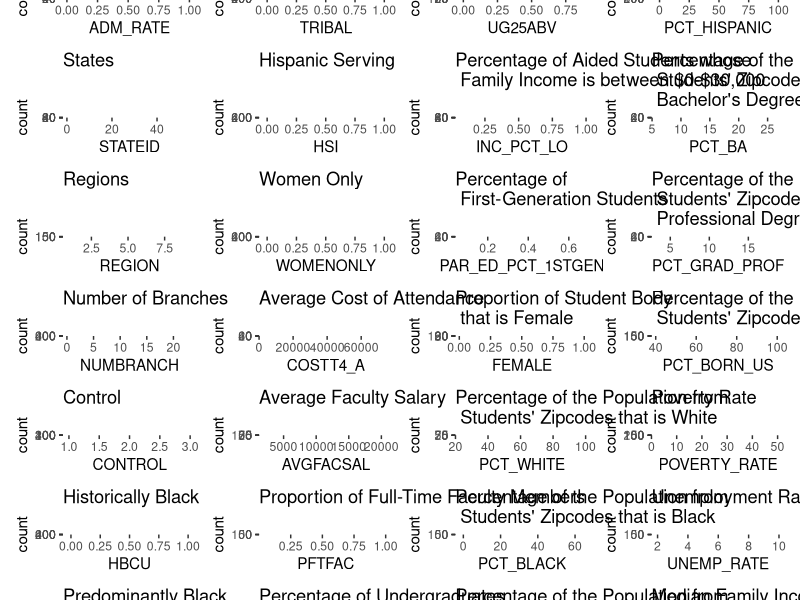
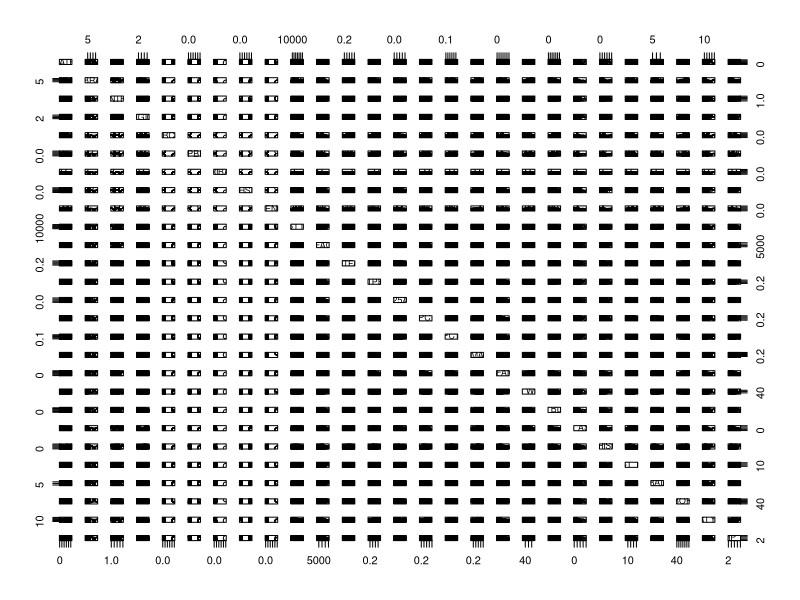
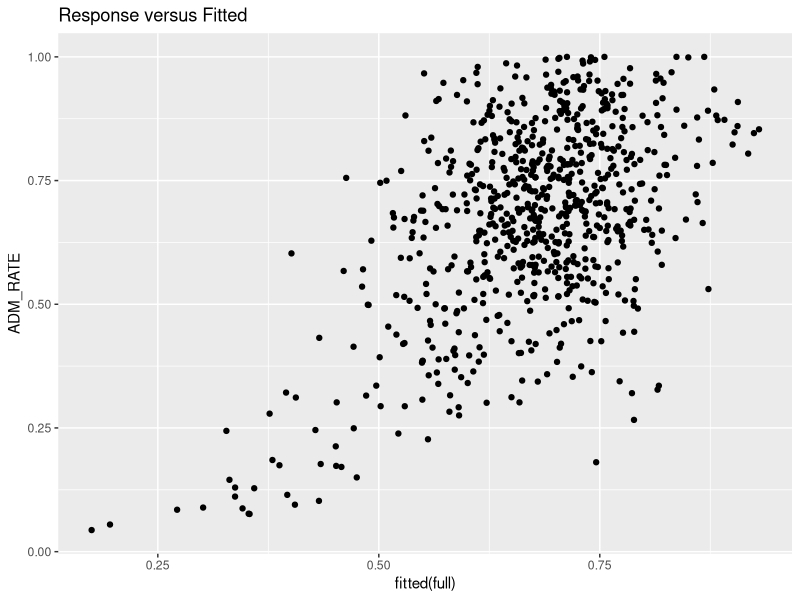
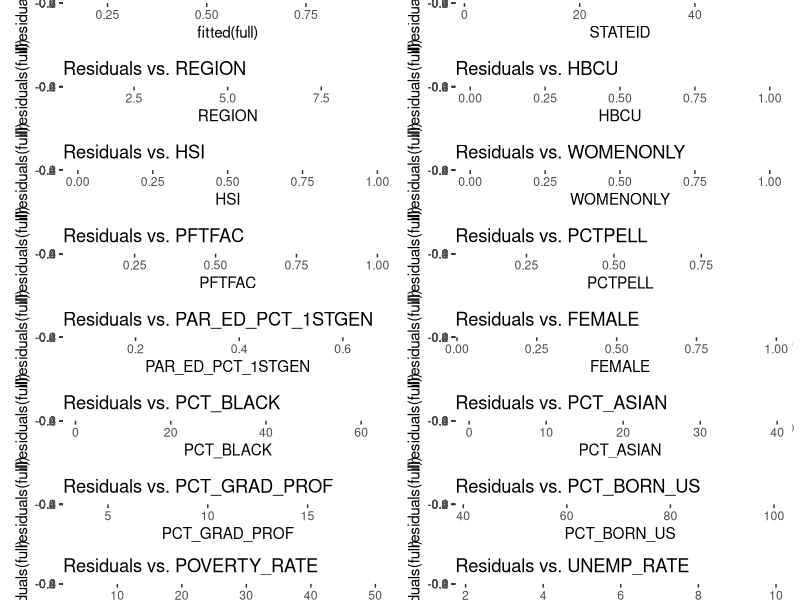
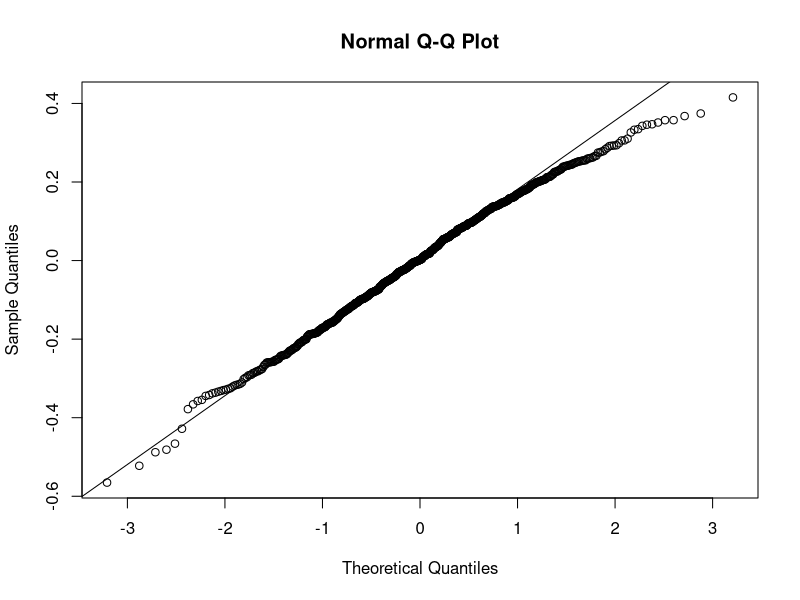

Reproduce these figures in R, in order. (Note: this script raises an error after producing the figures.)
library("tidyverse")
library("patchwork")
library("car")

setTimeLimit(cpu = Inf, elapsed = Inf, transient = FALSE)
setSessionTimeLimit(cpu = Inf, elapsed = Inf)

df <- read.csv("VPdataset.csv")

df <- transform(df, STATEID = as.numeric(factor(STABBR)))
df <- df[, !(names(df) %in% c("UNITID", "INSTNM", "STABBR"))]
df <- df %>% relocate(STATEID)
df <- df %>% relocate(ADM_RATE)

hist1 <- ggplot(df, aes(x = ADM_RATE)) + geom_histogram() + ggtitle("Admission Rate")
hist2 <- ggplot(df, aes(x = STATEID)) + geom_histogram() + ggtitle("States")
hist3 <- ggplot(df, aes(x = REGION)) + geom_histogram() + ggtitle("Regions")
hist4 <- ggplot(df, aes(x = NUMBRANCH)) + geom_histogram() + ggtitle("Number of Branches") 
hist5 <- ggplot(df, aes(x = CONTROL)) + geom_histogram() + ggtitle("Control") 
hist6 <- ggplot(df, aes(x = HBCU)) + geom_histogram() + ggtitle("Historically Black")
hist7 <- ggplot(df, aes(x = PBI)) + geom_histogram() + ggtitle("Predominantly Black")
hist8 <- ggplot(df, aes(x = TRIBAL)) + geom_histogram() + ggtitle("Tribal")
hist9 <- ggplot(df, aes(x = HSI)) + geom_histogram() + ggtitle("Hispanic Serving")
hist10 <- ggplot(df, aes(x = WOMENONLY)) + geom_histogram() + ggtitle("Women Only")
hist11 <- ggplot(df, aes(x = COSTT4_A)) + geom_histogram() + ggtitle("Average Cost of Attendance")
hist12 <- ggplot(df, aes(x = AVGFACSAL)) + geom_histogram() + ggtitle("Average Faculty Salary")
hist13 <- ggplot(df, aes(x = PFTFAC)) + geom_histogram() + ggtitle("Proportion of Full-Time Faculty Members")
hist14 <- ggplot(df, aes(x = PCTPELL)) + geom_histogram() + ggtitle("Percentage of Undergraduates \n Receiving Pell Grant")
hist15 <- ggplot(df, aes(x = UG25ABV)) + geom_histogram() + ggtitle("Percentage of Undergraduates \n Aged 25+")
hist16 <- ggplot(df, aes(x = INC_PCT_LO)) + geom_histogram() + ggtitle("Percentage of Aided Students whose \n Family Income is between $0-$30,000")
hist17 <- ggplot(df, aes(x = PAR_ED_PCT_1STGEN)) + geom_histogram() + ggtitle("Percentage of \n First-Generation Students")
hist18 <- ggplot(df, aes(x = FEMALE)) + geom_histogram() + ggtitle("Proportion of Student Body \n that is Female")
hist19 <- ggplot(df, aes(x = PCT_WHITE)) + geom_histogram() + ggtitle("Percentage of the Population from \n Students' Zipcodes that is White")
hist20 <- ggplot(df, aes(x = PCT_BLACK)) + geom_histogram() + ggtitle("Percentage of the Population from \n Students' Zipcodes that is Black")
hist21 <- ggplot(df, aes(x = PCT_ASIAN)) + geom_histogram() + ggtitle("Percentage of the Population from \n Students' Zipcodes that is Asian")
hist22 <- ggplot(df, aes(x = PCT_HISPANIC)) + geom_histogram() + ggtitle("Percentage of the Population from \n Students' Zipcodes that is Hispanic")
hist23 <- ggplot(df, aes(x = PCT_BA)) + geom_histogram() + ggtitle("Percentage of the Population from \n Students' Zipcodes with a \n Bachelor's Degree over the Age 25")
hist24 <- ggplot(df, aes(x = PCT_GRAD_PROF)) + geom_histogram() + ggtitle("Percentage of the Population from \n Students' Zipcodes with a \n Professional Degree over the Age 25")
hist25 <- ggplot(df, aes(x = PCT_BORN_US)) + geom_histogram() + ggtitle("Percentage of the Population from \n Students' Zipcodes that was Born in the US")
hist26 <- ggplot(df, aes(x = POVERTY_RATE)) + geom_histogram() + ggtitle("Poverty Rate")
hist27 <- ggplot(df, aes(x = UNEMP_RATE)) + geom_histogram() + ggtitle("Unemployment Rate")
hist28 <- ggplot(df, aes(x = MD_FAMINC)) + geom_histogram() + ggtitle("Median Family Income of Students")
hist1 + hist2 + hist3 + hist4 + hist5 + hist6 + hist7 + hist8 + hist9 + hist10 + hist11 + hist12 + hist13 + hist14 + hist15 + hist16 + hist17 + hist18 + hist19 + hist20 + hist21 + hist22 + hist23 + hist24 + hist25 + hist26 + hist27 + hist28 + plot_layout(nrow = 7, byrow = FALSE) + plot_annotation(title = 'Histograms of Variables')

full <- lm(ADM_RATE ~., data = df)
summary(full)

pairs(df[, -c(1)])

ggplot(df, aes(fitted(full), ADM_RATE)) + geom_point() + ggtitle("Response versus Fitted")

resy <- ggplot(df, aes(fitted(full), residuals(full))) + geom_point() + ggtitle("Residuals versus Fitted") + geom_smooth(method = 'lm', se = FALSE)
res1 <- ggplot(df, aes(STATEID, residuals(full))) + geom_point() + ggtitle(paste0("Residuals vs. ", names(df)[2])) + geom_smooth(method = 'lm', se = FALSE)
res2 <- ggplot(df, aes(NUMBRANCH, residuals(full))) + geom_point() + ggtitle(paste0("Residuals vs. ", names(df)[3])) + geom_smooth(method = 'lm', se = FALSE)
res3 <- ggplot(df, aes(CONTROL, residuals(full))) + geom_point() + ggtitle(paste0("Residuals vs. ", names(df)[4])) + geom_smooth(method = 'lm', se = FALSE) 
res4 <- ggplot(df, aes(REGION, residuals(full))) + geom_point() + ggtitle(paste0("Residuals vs. ", names(df)[5])) + geom_smooth(method = 'lm', se = FALSE)
res5 <- ggplot(df, aes(HBCU, residuals(full))) + geom_point() + ggtitle(paste0("Residuals vs. ", names(df)[6])) + geom_smooth(method = 'lm', se = FALSE)
res6 <- ggplot(df, aes(PBI, residuals(full))) + geom_point() + ggtitle(paste0("Residuals vs. ", names(df)[7])) + geom_smooth(method = 'lm', se = FALSE)
res7 <- ggplot(df, aes(TRIBAL, residuals(full))) + geom_point() + ggtitle(paste0("Residuals vs. ", names(df)[8])) + geom_smooth(method = 'lm', se = FALSE)
res8 <- ggplot(df, aes(HSI, residuals(full))) + geom_point() + ggtitle(paste0("Residuals vs. ", names(df)[9])) + geom_smooth(method = 'lm', se = FALSE)
res9 <- ggplot(df, aes(WOMENONLY, residuals(full))) + geom_point() + ggtitle(paste0("Residuals vs. ", names(df)[10])) + geom_smooth(method = 'lm', se = FALSE)
res10 <- ggplot(df, aes(COSTT4_A, residuals(full))) + geom_point() + ggtitle(paste0("Residuals vs. ", names(df)[11])) + geom_smooth(method = 'lm', se = FALSE)
res11 <- ggplot(df, aes(AVGFACSAL, residuals(full))) + geom_point() + ggtitle(paste0("Residuals vs. ", names(df)[12])) + geom_smooth(method = 'lm', se = FALSE)
res12 <- ggplot(df, aes(PFTFAC, residuals(full))) + geom_point() + ggtitle(paste0("Residuals vs. ", names(df)[13])) + geom_smooth(method = 'lm', se = FALSE)
res13 <- ggplot(df, aes(PCTPELL, residuals(full))) + geom_point() + ggtitle(paste0("Residuals vs. ", names(df)[14])) + geom_smooth(method = 'lm', se = FALSE)
res14 <- ggplot(df, aes(UG25ABV, residuals(full))) + geom_point() + ggtitle(paste0("Residuals vs. ", names(df)[15])) + geom_smooth(method = 'lm', se = FALSE)
res15 <- ggplot(df, aes(INC_PCT_LO, residuals(full))) + geom_point() + ggtitle(paste0("Residuals vs. ", names(df)[16])) + geom_smooth(method = 'lm', se = FALSE)
res16 <- ggplot(df, aes(PAR_ED_PCT_1STGEN, residuals(full))) + geom_point() + ggtitle(paste0("Residuals vs. ", names(df)[17])) + geom_smooth(method = 'lm', se = FALSE)
res17 <- ggplot(df, aes(FEMALE, residuals(full))) + geom_point() + ggtitle(paste0("Residuals vs. ", names(df)[18])) + geom_smooth(method = 'lm', se = FALSE)
res18 <- ggplot(df, aes(MD_FAMINC, residuals(full))) + geom_point() + ggtitle(paste0("Residuals vs. ", names(df)[19])) + geom_smooth(method = 'lm', se = FALSE)
res19 <- ggplot(df, aes(PCT_WHITE, residuals(full))) + geom_point() + ggtitle(paste0("Residuals vs. ", names(df)[20])) + geom_smooth(method = 'lm', se = FALSE)
res20 <- ggplot(df, aes(PCT_BLACK, residuals(full))) + geom_point() + ggtitle(paste0("Residuals vs. ", names(df)[21])) + geom_smooth(method = 'lm', se = FALSE)
res21 <- ggplot(df, aes(PCT_ASIAN, residuals(full))) + geom_point() + ggtitle(paste0("Residuals vs. ", names(df)[22])) + geom_smooth(method = 'lm', se = FALSE)
res22 <- ggplot(df, aes(PCT_HISPANIC, residuals(full))) + geom_point() + ggtitle(paste0("Residuals vs. ", names(df)[23])) + geom_smooth(method = 'lm', se = FALSE)
res23 <- ggplot(df, aes(PCT_BA, residuals(full))) + geom_point() + ggtitle(paste0("Residuals vs. ", names(df)[24])) + geom_smooth(method = 'lm', se = FALSE)
res24 <- ggplot(df, aes(PCT_GRAD_PROF, residuals(full))) + geom_point() + ggtitle(paste0("Residuals vs. ", names(df)[25])) + geom_smooth(method = 'lm', se = FALSE)
res25 <- ggplot(df, aes(PCT_BORN_US, residuals(full))) + geom_point() + ggtitle(paste0("Residuals vs. ", names(df)[26])) + geom_smooth(method = 'lm', se = FALSE)
res26 <- ggplot(df, aes(POVERTY_RATE, residuals(full))) + geom_point() + ggtitle(paste0("Residuals vs. ", names(df)[27])) + geom_smooth(method = 'lm', se = FALSE)
res27 <- ggplot(df, aes(UNEMP_RATE, residuals(full))) + geom_point() + ggtitle(paste0("Residuals vs. ", names(df)[28])) + geom_smooth(method = 'lm', se = FALSE)
(resy + res1 + res2 + res3) /
  (res4 + res5 + res6 + res7) /
  (res8 + res9 + res10 + res11) /
  (res12 + res13 + res14 + res15) /
  (res16 + res17 + res18 + res19) /
  (res20 + res21 + res22 + res23) /
  (res24 + res25 + res26 + res27)

qqnorm(residuals(full))
qqline(residuals(full))

bc <- boxCox(full)
lambda <- bc$x[which.max(bc$y)]

p <- powerTransform(cbind(df[, -c(1)]) + 0.00000001)
summary(p)

transformed_df <- data.frame(
  df$ADM_RATE ** lambda,
  df$STATEID ** 0.83,
  df$NUMBRANCH ** -5.72,
  log(df$CONTROL),
  df$REGION ** 0.5,
  df$HBCU ** -1.51,
  df$PBI ** -3.44,
  df$TRIBAL ** -36.15,
  df$HSI ** -0.46,
  df$WOMENONLY ** -8.15,
  df$COSTT4_A ** 0.50,
  df$AVGFACSAL ** 0.33,
  df$PFTFAC ** 1,
  df$PCTPELL ** 0.50,
  df$UG25ABV ** 0.33,
  df$INC_PCT_LO ** 0.33,
  df$PAR_ED_PCT_1STGEN ** 0.76,
  df$FEMALE ** 2.00,
  df$MD_FAMINC ** 0.50,
  df$PCT_WHITE ** 2.93,
  df$PCT_BLACK ** 0.57,
  df$PCT_ASIAN ** 0.11,
  df$PCT_HISPANIC ** 0.12,
  df$PCT_BA ** 1,
  df$PCT_GRAD_PROF ** 0.33,
  df$PCT_BORN_US ** 9.47,
  df$POVERTY_RATE ** -0.33,
  df$UNEMP_RATE ** -0.80
)

for(i in 1:28){
  names(transformed_df)[i] <- names(df)[i]
}

#names(transformed_df)[1] <- "Admission Rate"
#names(transformed_df)[2] <- "State Identifier"
#names(transformed_df)[3] <- "Number of Branches"
#names(transformed_df)[4] <- "Control Identifier"
#names(transformed_df)[5] <- "Region Identifier"
#names(transformed_df)[6] <- "Historically Black-Serving Institute Identifier"
#names(transformed_df)[7] <- "Predominantly Black-Serving Institute Identifier"
#names(transformed_df)[8] <- "Tribal-Serving Institute Identifier"
#names(transformed_df)[9] <- "Hispanic-Serving Institute Identifier"
#names(transformed_df)[10] <- "Women-Only Institute Identifier"
#names(transformed_df)[11] <- "Cost of Attendance"
#names(transformed_df)[12] <- "Average Faculty Salary"
#names(transformed_df)[13] <- "Proportion of FT Faculty"
#names(transformed_df)[14] <- "% of UGs Receiving Pell Grant"
#names(transformed_df)[15] <- "% of UGs Aged 25 and Above"
#names(transformed_df)[16] <- "% of Aided Students whose Family Income is between $0-$30,000"
#names(transformed_df)[17] <- "% of First-Generation Students"
#names(transformed_df)[18] <- "Proportion of Female Student Body"
#names(transformed_df)[19] <- "Median Family Income of Students"
#names(transformed_df)[20] <- "% of White Population in Students' Neighborhood"
#names(transformed_df)[21] <- "% of Black Population in Students' Neighborhood"
#names(transformed_df)[22] <- "% of Asian Population in Students' Neighborhood"
#names(transformed_df)[23] <- "% of Hispanic Population in Students' Neighborhood"
#names(transformed_df)[24] <- "% of Population Aged 25+ with a Bachelor's Degree in Students' Neighborhood"
#names(transformed_df)[25] <- "% of Population Aged 25+ with a Professional Degree in Students' Neighborhood"
#names(transformed_df)[26] <- "% of U.S. Born Population in Students' Neighborhood"
#names(transformed_df)[27] <- "Poverty Rate in Students' Neighborhood"
#names(transformed_df)[28] <- "Unemployment Rate in Students' Neighborhood"

model <- lm(ADM_RATE ~ STATEID + CONTROL + NUMBRANCH + AVGFACSAL + PAR_ED_PCT_1STGEN + UG25ABV + INC_PCT_LO, data = transformed_df)
summary(model)

pairs(transformed_df[, c(2, 3, 4, 12, 15, 16, 17)])

ggplot(transformed_df, aes(fitted(model), ADM_RATE)) + geom_point() + ggtitle("Response versus Fitted") + geom_smooth(method = 'lm', se = FALSE)

resty <- ggplot(transformed_df, aes(fitted(model), residuals(model))) + geom_point() + ggtitle("Residuals versus Fitted") + geom_smooth(method = 'lm', se = FALSE)
rest1 <- ggplot(transformed_df, aes(STATEID, residuals(model))) + geom_point() + ggtitle("Residuals vs. STATEID") + geom_smooth(method = 'lm', se = FALSE)
rest2 <- ggplot(transformed_df, aes(CONTROL, residuals(model))) + geom_point() + ggtitle("Residuals vs. CONTROL") + geom_smooth(method = 'lm', se = FALSE)
rest3 <- ggplot(transformed_df, aes(NUMBRANCH, residuals(model))) + geom_point() + ggtitle("Residuals vs. NUMBRANCH") + geom_smooth(method = 'lm', se = FALSE)
rest4 <- ggplot(transformed_df, aes(AVGFACSAL, residuals(model))) + geom_point() + ggtitle("Residuals vs. AVGFACSAL") + geom_smooth(method = 'lm', se = FALSE)
rest5 <- ggplot(transformed_df, aes(PAR_ED_PCT_1STGEN, residuals(model))) + geom_point() + ggtitle("Residuals vs. PAR_ED_PCT_1STGEN") + geom_smooth(method = 'lm', se = FALSE)
rest6 <- ggplot(transformed_df, aes(UG25ABV, residuals(model))) + geom_point() + ggtitle("Residuals vs. UG25ABV") + geom_smooth(method = 'lm', se = FALSE)
rest7 <- ggplot(transformed_df, aes(INC_PCT_LO, residuals(model))) + geom_point() + ggtitle("Residuals vs. INC_PCT_LO") + geom_smooth(method = 'lm', se = FALSE)
(resty + rest1 + rest2 + rest3) /
  (rest4 + rest5 + rest6 + rest7)

qqnorm(residuals(model))
qqline(residuals(model))

anova(model, full)